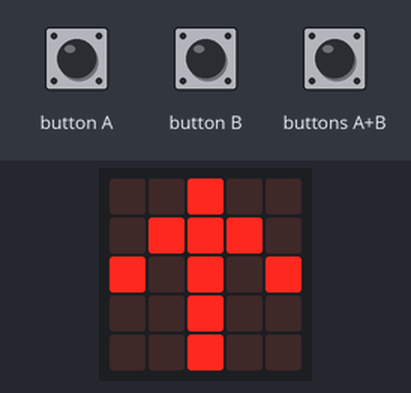
A program run on a simulated BBC micro:bit (MakeCode). On the bench: the board's 5×5 LED display. Inputs (shaded band) come from the test bench. Random numbers come from a fixed seed.

Above: at 1.8 s.
1.9 s: buttons A+B pressed for 0.15 s
At 3.1 s:
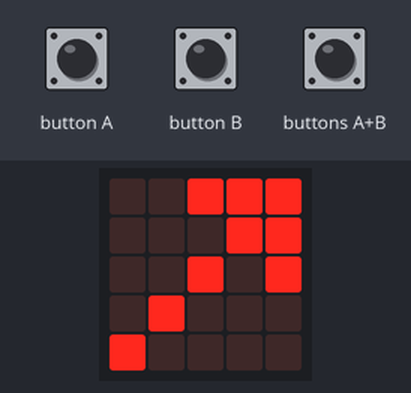
At 3.7 s:
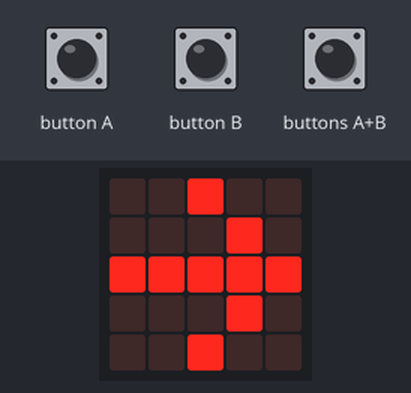
Timing chart, 0 to 5.2 s (numbered marks = the images above; inputs shaded):
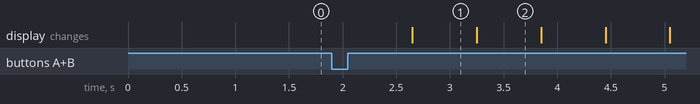

Measured:
- after the input at 1.9 s, the display: changes after 0.75 s (image 1)
- what the display in image 1 shows lasts 0.6 s, from 2.7 s to 3.3 s

The program:

main.ts
```typescript
input.onButtonPressed(Button.AB, function () {
    for (let index = 0; index < randint(1, 5); index++) {
        basic.showArrow(ArrowNames.North)
        basic.showArrow(ArrowNames.NorthEast)
        basic.showArrow(ArrowNames.East)
        basic.showArrow(ArrowNames.SouthEast)
        basic.showArrow(ArrowNames.South)
        basic.showArrow(ArrowNames.SouthWest)
        basic.showArrow(ArrowNames.West)
        basic.showArrow(ArrowNames.NorthWest)
    }
    tilfeldigTall = randint(0, 7)
    for (let indeks = 0; indeks <= tilfeldigTall; indeks++) {
        piler[indeks].showImage(0)
        basic.pause(200)
    }
    for (let index = 0; index < 10; index++) {
        basic.clearScreen()
        basic.pause(100)
        piler[tilfeldigTall].showImage(0)
        basic.pause(100)
    }
})
let tilfeldigTall = 0
let piler: Image[] = []
piler = [
images.arrowImage(ArrowNames.North),
images.arrowImage(ArrowNames.NorthEast),
images.arrowImage(ArrowNames.East),
images.arrowImage(ArrowNames.SouthEast),
images.arrowImage(ArrowNames.South),
images.arrowImage(ArrowNames.SouthWest),
images.arrowImage(ArrowNames.West),
images.arrowImage(ArrowNames.NorthWest)
]
basic.showArrow(ArrowNames.North)
```

test.ts
```typescript
// testene settes inn her; disse vil ikke kompilert så lenge denne pakken blir brukt som en utvidelse.
```
